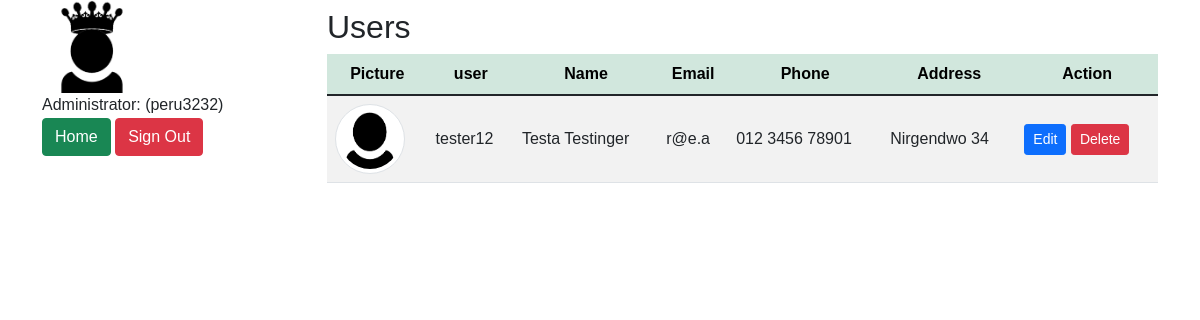
The app's page /dashboard.php (signed in) with its own data.
### tables this page shows
CREATE TABLE `users` (
  `userName` varchar(16) NOT NULL,
  `firstName` varchar(32) NOT NULL,
  `lastName` varchar(32) NOT NULL,
  `email` varchar(64) NOT NULL,
  `phoneNumber` varchar(16) NOT NULL,
  `address` varchar(64) NOT NULL,
  `picture` varchar(32) NOT NULL,
  `password` varchar(256) NOT NULL,
  `status` varchar(5) NOT NULL
);

### dashboard.php (the view, shortened to what this page needs)
<?php
require_once 'components/db_usage.php';
$userName = $_SESSION['adm'];
$status = 'adm';
$sql = "SELECT * FROM users WHERE users.status != '$status'";
$result = mysqli_query($connect, $sql);
$tbody = '';
if ($result->num_rows > 0) {
    while ($row = $result->fetch_array(MYSQLI_ASSOC)) {
        $tbody .= "<tr>
            <td><img class='img-thumbnail rounded-circle' src='images/" . $row['picture'] . "' alt=" . $row['userName'] . "></td>
            <td>" . $row['userName'] . "</td>
            <td>" . $row['firstName'] . " " . $row['lastName'] . "</td>
            <td>" . $row['email'] . "</td>
            <td>" . $row['phoneNumber'] . "</td>
            <td>" . $row['address'] . "</td>
            <td><a href='update.php?id=" . $row['userName'] . "'><button class='btn btn-primary btn-sm' type='button'>Edit</button></a>
            <a href='delete.php?id=" . $row['userName'] . "'><button class='btn btn-danger btn-sm' type='button'>Delete</button></a></td>
         </tr>";
    }
} else {
    $tbody = "<tr><td colspan='7'><center>No Data Available </center></td></tr>";
}
$sql = "SELECT * FROM users WHERE userName = '$userName'";
$res = mysqli_query($connect, $sql);
if (mysqli_num_rows($res) == 1) {
    $admin = mysqli_fetch_assoc($res);
    $avatar = $admin['picture'];
} else {
    header("location: error.php");
}
?>
<!DOCTYPE html>
<html lang="en">
<head>
    <?php require_once 'components/styles.php' ?>
</head>
<body>
    <div class="container">
        <div class="row">
            <div class="col-3">
                <img class="userImage" src="images/<?= $avatar ?>" alt="Adm avatar">
                <p class="">Administrator: (<?= $userName ?>)</p>
                <a class="btn btn-success" href="home.php">Home</a>
                <a class="btn btn-danger" href="logout.php?logout">Sign Out</a>
            </div>
            <div class="col-9 mt-2">
                <p class='h2'>Users</p>
                <table class='table table-striped'>
                    <thead class='table-success'>
                        <tr>
                            <th>Picture</th>
                            <th>user</th>
                            <th>Name</th>
                            <th>Email</th>
                            <th>Phone</th>
                            <th>Address</th>
                            <th>Action</th>
                        </tr>
                    </thead>
                    <tbody>
                        <?= $tbody ?>
                    </tbody>
                </table>
            </div>
        </div>
    </div>
</body>
</html>

### styles/main.css (style rules this page uses)
body { font-family: Arial, Helvetica, sans-serif; min-width: 350px; }
a { color: white !important; text-decoration: none !important; }
p { margin-bottom: 0.1em; }
.img-thumbnail { width: 70px !important; height: 70px !important; }
td { text-align: left; vertical-align: middle; }
tr { text-align: center; }
.userImage { width: 100px; height: auto; }

### records on screen
users: picture (picture)
users: picture (picture), userName "tester12", firstName "Testa", lastName "Testinger", email "r@e.a", phoneNumber "012 3456 78901", address "Nirgendwo 34"

### other values on screen
$userName "peru3232"
